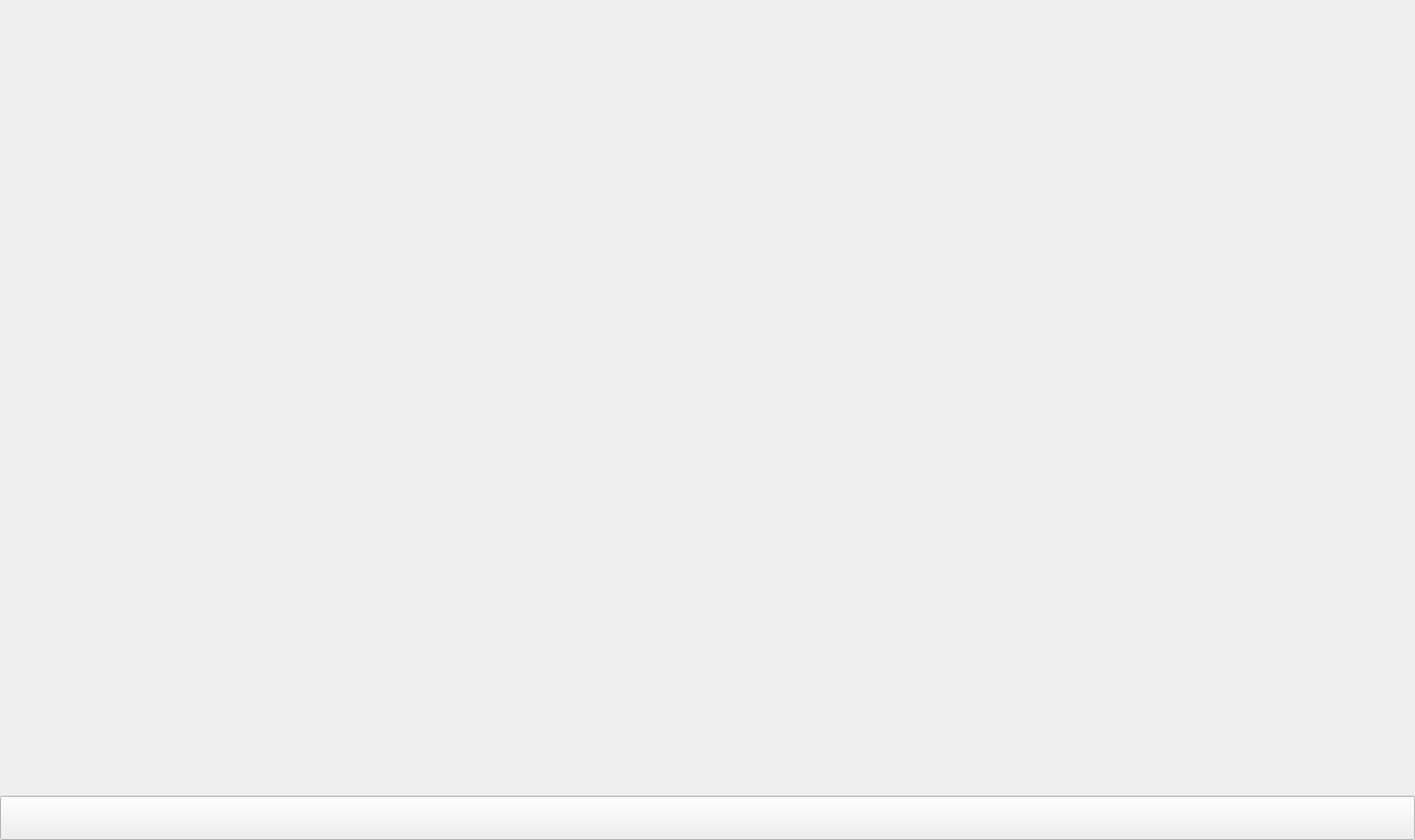
<?xml version="1.0" encoding="UTF-8"?>
<ui version="4.0">
 <class>LoginVedio1</class>
 <widget class="QWidget" name="LoginVedio1">
  <property name="enabled">
   <bool>true</bool>
  </property>
  <property name="geometry">
   <rect>
    <x>0</x>
    <y>0</y>
    <width>1600</width>
    <height>950</height>
   </rect>
  </property>
  <property name="sizePolicy">
   <sizepolicy hsizetype="Fixed" vsizetype="Fixed">
    <horstretch>0</horstretch>
    <verstretch>0</verstretch>
   </sizepolicy>
  </property>
  <property name="minimumSize">
   <size>
    <width>1600</width>
    <height>950</height>
   </size>
  </property>
  <property name="maximumSize">
   <size>
    <width>1600</width>
    <height>950</height>
   </size>
  </property>
  <property name="windowTitle">
   <string>Form</string>
  </property>
  <widget class="QPushButton" name="btn1">
   <property name="enabled">
    <bool>true</bool>
   </property>
   <property name="geometry">
    <rect>
     <x>0</x>
     <y>900</y>
     <width>1600</width>
     <height>50</height>
    </rect>
   </property>
   <property name="sizePolicy">
    <sizepolicy hsizetype="Fixed" vsizetype="Fixed">
     <horstretch>0</horstretch>
     <verstretch>0</verstretch>
    </sizepolicy>
   </property>
   <property name="minimumSize">
    <size>
     <width>1600</width>
     <height>50</height>
    </size>
   </property>
   <property name="maximumSize">
    <size>
     <width>1600</width>
     <height>50</height>
    </size>
   </property>
   <property name="text">
    <string/>
   </property>
  </widget>
 </widget>
 <resources/>
 <connections/>
</ui>
